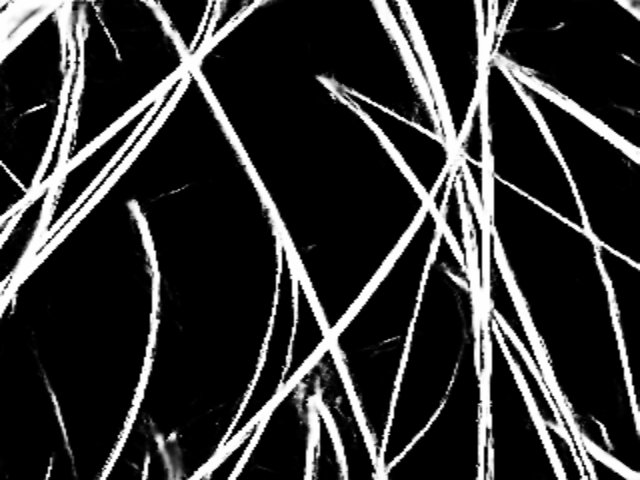
#> input picture results2/8000_A2LEBJJDE000956_1605342448709_5_RH.png, 640 x 480 px
$ python hair_thickness3.py   (older library calls are emulated)
#> lines starting #> are read from the running program, lines starting #| are printed output that depends on the picture; after the words box and inside, x2 and y2 are one past the last pixel; in counts of white or black regions, pixels touching at a corner belong together; long printed decimals are rounded
import cv2
import numpy as np


def nms(boxes, thresh):
    if len(boxes) == 0:
        return []

    pick = []

    x1 = boxes[:, 0]
    y1 = boxes[:, 1]
    x2 = boxes[:, 2]
    y2 = boxes[:, 3]

    area = (x2 - x1 + 1) * (y2 - y1 + 1)
    idxs = np.argsort(y2)

    while len(idxs) > 0:
        last = len(idxs) - 1
        i = idxs[last]
        pick.append(i)

        xx1 = np.maximum(x1[i], x1[idxs[:last]])
        yy1 = np.maximum(y1[i], y1[idxs[:last]])
        xx2 = np.minimum(x2[i], x2[idxs[:last]])
        yy2 = np.minimum(y2[i], y2[idxs[:last]])

        w = np.maximum(0, xx2 - xx1 + 1)
        h = np.maximum(0, yy2 - yy1 + 1)

        overlap = (w * h) / area[idxs[:last]]

        idxs = np.delete(idxs, np.concatenate(([last], np.where(overlap > thresh)[0])))

    return boxes[pick]

#function that find point on line
def find_pts_on_line(og, slope, d):
    cx, cy = og
    x1 = float(cx -  d/((1+slope**2)**0.5))
    y1 = float(cy-slope*cx + x1 * slope)
    return (x1,y1)

# Pre-process
img_path = "results2/8000_A2LEBJJDE000956_1605342448709_5_RH.png"
img = cv2.imread(img_path)
#> img is the input picture: shape (480, 640, 3); min 0, max 255, mean 49.7
imgray = cv2.imread(img_path, cv2.IMREAD_GRAYSCALE)


# # # Apply threshold
ret, binary_map = cv2.threshold(imgray, 127, 255, 0)
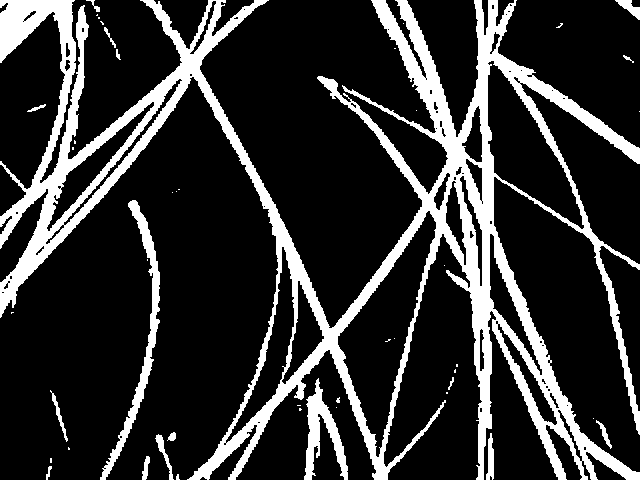
#> binary_map: shape (480, 640); 19.4% white; 46 white regions (29 under 20 px), largest, box (x1, y1, x2, y2) and area: (0, 0, 640, 480) 54213, (100, 200, 160, 480) 2311, (304, 378, 348, 480) 1654

# Get rid of noises (ex. big white spots that are not hair)
nlabels, labels, stats, centroids = cv2.connectedComponentsWithStats(binary_map, None, None, None, 8, cv2.CV_32S)
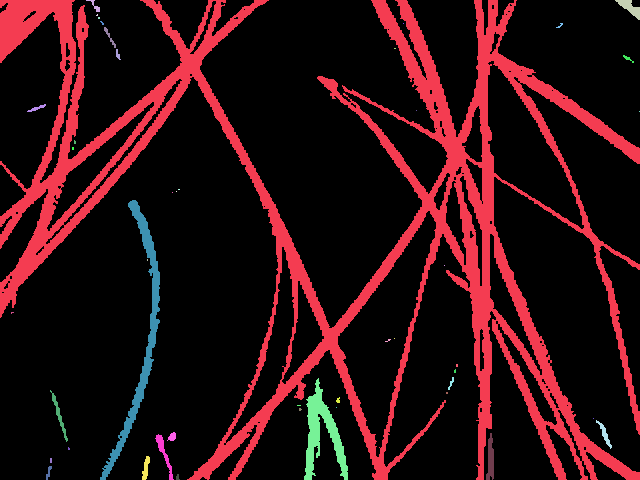
#> labels: shape (480, 640) int32; 47 distinct labels, from 0 to 46; one colour per label, 0 black
#> nlabels = 47; stats = 47 rows, first 6: [0, 0, 640, 480, 247471], [0, 0, 640, 480, 54213], [86, 0, 14, 12, 47], [615, 0, 25, 20, 213], [96, 14, 2, 2, 3], [98, 17, 2, 2, 4]; centroids = 47 pairs, first value 11.75 to 639, second value 5.53 to 476.9
# Get CC_STAT_AREA component as stats[label, COLUMN]
areas = stats[1:, cv2.CC_STAT_AREA]
#> areas = 46 values, max 54213 at index 0, min 1 at index 6, mean 1298.5
result = np.zeros((labels.shape), np.uint8)
for i in range(0, nlabels - 1):
    if areas[i] >= 250:   # Keep
        result[labels == i + 1] = 255
#> result: shape (480, 640); 19% white; 4 white regions, box (x1, y1, x2, y2) and area: (0, 0, 640, 480) 54213, (100, 200, 160, 480) 2311, (304, 378, 348, 480) 1654, (486, 433, 494, 480) 250
re_copy=result.copy()


# Edge detected (contour) image using Canny edge detection
edgeimg = cv2.Canny(result, 10, 150)
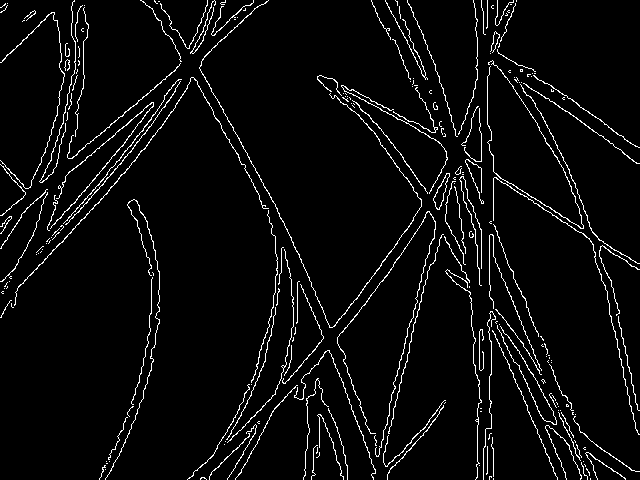
#> edgeimg: shape (480, 640); 4.5% white in thin lines or dots
cv2.imwrite('output/edgeimg.png', edgeimg)


#skeleton image using morphology
# Step 1: Create an empty skeleton
size = np.size(result)
#> size = 307200
skel = np.zeros(result.shape, np.uint8)

# Get a Cross Shaped Kernel
element = cv2.getStructuringElement(cv2.MORPH_CROSS, (3,3))

#Repeat steps 2-4
while True:
    # Step 2: Open the image
    open = cv2.morphologyEx(result, cv2.MORPH_OPEN, element)
    # Step 3: Subtract open from the original image
    temp = cv2.subtract(result, open)
    # Step 4: Erode the original image and refine the skeleton
    eroded = cv2.erode(result, element)
    skel = cv2.bitwise_or(skel, temp)
    result = eroded.copy()
    # Step 5: If there are no white pixels left, i.e., the image has been completely eroded, quit the loop
    if cv2.countNonZero(result) == 0:
        break
#> result: shape (480, 640); every value is 0
#> skel: shape (480, 640); 3.1% white in thin lines or dots


# Get rid of noises of skeleton(optional)
nlabels, labels, stats, centroids = cv2.connectedComponentsWithStats(skel, None, None, None, 8, cv2.CV_32S)
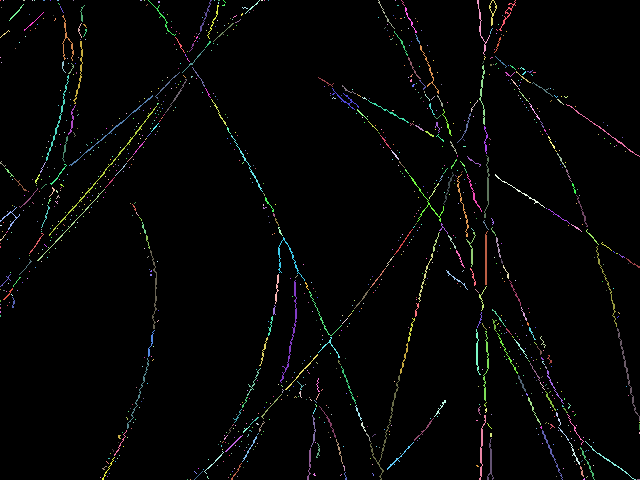
#> labels: shape (480, 640) int32; 1141 distinct labels, from 0 to 1140; one colour per label, 0 black
#> nlabels = 1141; stats = 1141 rows, first 6: [0, 0, 640, 480, 297800], [0, 0, 1, 1, 1], [3, 0, 1, 1, 1], [23, 0, 2, 1, 2], [32, 0, 1, 1, 1], [34, 0, 1, 1, 1]; centroids = 1141 pairs, first value 0 to 639, second value 0 to 479
# Get CC_STAT_AREA component as stats[label, COLUMN]
areas = stats[1:, cv2.CC_STAT_AREA]
#> areas = 1140 values, max 210 at index 269, min 1 at index 0, mean 8.25
skel = np.zeros((labels.shape), np.uint8)
# Get rid of noises of skeleton(optional)
for i in range(0, nlabels - 1):
    if areas[i] >= 5:   # Keep
        skel[labels == i + 1] = 255
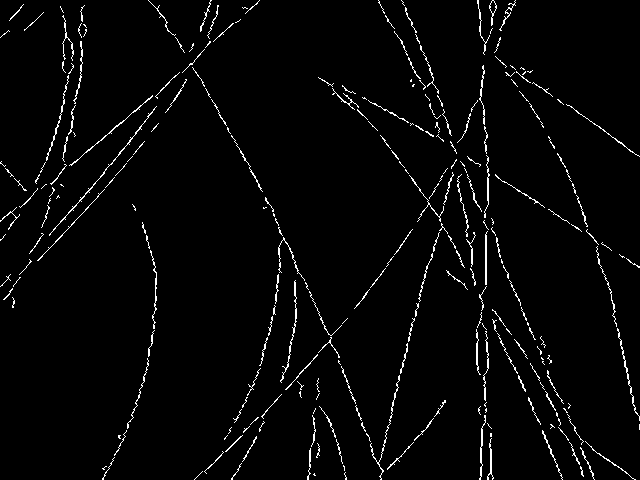
#> skel: shape (480, 640); 2.7% white in thin lines or dots


cv2.imwrite('output/skeleton.png', skel)

filter_size = (20, 20) #reducing filter size 20->18 detects more intersection pts
white_pixels = np.where(skel == 255)
#> white_pixels = 8292 positions, rows 0 to 479, columns 0 to 639

x_coords = white_pixels[1]
#> x_coords = 8292 values, max 639 at index 2631, min 0 at index 629, mean 348.5
y_coords = white_pixels[0]
#> y_coords = 8292 values from 0 to 479

x1 = x_coords - filter_size[0] // 2
#> x1 = 8292 values, max 629 at index 2631, min -10 at index 629, mean 338.5
y1 = y_coords - filter_size[1] // 2
#> y1 = 8292 values from -10 to 469
x2 = x_coords + filter_size[0] // 2
#> x2 = 8292 values, max 649 at index 2631, min 10 at index 629, mean 358.5
y2 = y_coords + filter_size[1] // 2
#> y2 = 8292 values from 10 to 489

# Getting center point of boxes
center_x = (x1 + x2) // 2
#> center_x has the same summary as x_coords
center_y = (y1 + y2) // 2
#> center_y = 8292 values from 0 to 479

white_regions = np.column_stack((x1, y1, x2, y2))  # (N, 4)
white_regions = nms(white_regions, thresh=0.1)
#> in nms, `y1 = boxes[:, 1]`: y1 = 8292 values from -10 to 469
#> in nms, `y2 = boxes[:, 3]`: y2 = 8292 values from 10 to 489
#> in nms, `area = (x2 - x1 + 1) * (y2 - y1 + 1)`: area = 8292 values from 441 to 441
#> in nms, `idxs = np.argsort(y2)`: idxs = 8292 values, max 8291 at index 8279, min 0 at index 0, mean 4145.5
#> the loop in nms, `while len(idxs) > 0:` made 277 passes
#> (last, i) on passes 1 to 3: (8291, 8277), (8258, 8285), (8183, 8275)
#> after the loop in nms, `while len(idxs) > 0:`: idxs = empty array; pick = 277 values, max 8291 at index 7, min 42 at index 276, mean 4186.4
#> white_regions = 277 rows, first 6: [297, 469, 317, 489], [477, 469, 497, 489], [221, 469, 241, 489], [184, 469, 204, 489], [371, 469, 391, 489], [93, 469, 113, 489]


filtered_image = cv2.cvtColor(re_copy.copy(), cv2.COLOR_BGR2RGB)

center_points = []

directions =[]


def get_direction2(bbox_pixels):
    # Get the coordinates of non-zero (white) pixels within the bounding box
    nonzero_indices = np.column_stack(np.nonzero(bbox_pixels))
    nonzero_indices = np.float32(nonzero_indices)
    # Perform PCA analysis
    if len(nonzero_indices) >= 2:
        mean, eigenvectors = cv2.PCACompute(nonzero_indices, mean=None)
        print(len(eigenvectors))
        print(np.dot(eigenvectors[0],eigenvectors[1]))
        cntr = ((mean[0, 1]), (mean[0, 0]))
        return eigenvectors[0], cntr
    else:
        return (0,0), (0,0)


intersection_points = []
# find intersection btw perpendicular line and contour
def find_intersection_points2(center, slope, img, threshold):
    p2 = p1 = (-1, -1)
    w, h = img.shape

    # you can change step and searching_len for faster search
    # too high step may result in skipping pixel
    # too low searching len may limit searching space
    step = 100
    searching_len = 50

    for d in range(1, step * searching_len):
        # positive slope
        px, py = find_pts_on_line(center, slope, d / step)
        if (0 < int(px) < h) and (0 < int(py) < w) and not np.isnan(img[int(py)][int(px)]) and img[int(py)][int(px)] > threshold:
            p1 = (px, py)
        else:
            break

    for d in range(1, step * searching_len):
        # negative slope
        px, py = find_pts_on_line(center, slope, -d / step)
        if (0 < int(px) < h) and (0 < int(py) < w) and not np.isnan(img[int(py)][int(px)]) and img[int(py)][int(px)] > threshold:
            p2 = (px, py)
        else:
            break

    dst = 0
    if p1 == (-1, -1) or p2 == (-1, -1):
        dst = 0
    else:
        dst = np.linalg.norm(np.asarray(p1) - np.asarray(p2))

    return [p1, p2], dst

for coor in white_regions:
    x1, y1, x2, y2 = coor
    center_x = (x1 + x2) // 2
    center_y = (y1 + y2) // 2
    bbox_pixels = skel[y1:y2, x1:x2]

    # Calculate the direction using PCA for the white pixels within the bounding box
    direction, mean = get_direction2(bbox_pixels)
    directions.append(direction)
    center_points.append((mean[0]+x1,mean[1]+y1))
#> this loop made 277 passes
#> (x1, y1, x2, y2, center_x, center_y, eigenvectors in get_direction2, cntr in get_direction2) on passes 1 to 3: (297, 469, 317, 489, 307, 479, [[0.766, -0.643], [0.643, 0.766]], (12.52, 5.67)), (477, 469, 497, 489, 487, 479, [[0.0488, 0.999], [0.999, -0.0488]], (8.88, 5.21)), (221, 469, 241, 489, 231, 479, [[0.82, -0.572], [0.572, 0.82]], (13.25, 5.31))
#> (printed output is left out)

    # filtered_image = cv2.rectangle(filtered_image, (x1, y1), (x2, y2), (255, 255, 200), 1)
    # filtered_image = cv2.circle(filtered_image, (int(mean[0]+x1),int(mean[1]+y1)), 1, (255, 0, 0), -1)

thicknesses = []


perpendicular_slope = []

for direction, ctpt in zip(directions, center_points):
    cx, cy = ctpt
    # Calculate the slope of the direction vector
    if direction[1] != 0:
        perpendicular_slope.append(-1/(direction[0] / direction[1]))
    else:
        perpendicular_slope.append(0)  # Perpendicular slope is 0 for vertical direction
#> this loop made 277 passes
#> (direction, ctpt) on passes 1 to 3: ([0.766, -0.643], (309.5, 474.7)), ([0.0488, 0.999], (485.9, 474.2)), ([0.82, -0.572], (234.2, 474.3))


for center_point, perp_slope in zip(center_points, perpendicular_slope):
    x1, y1= find_pts_on_line(center_point,perp_slope,10)
    x2, y2= find_pts_on_line(center_point,perp_slope,-10)


    intersection, dst=find_intersection_points2(center_point,perp_slope, re_copy,200)
    intersection_points+=intersection
    if dst!=0:
        thicknesses.append(dst)

     # Draw the short line on the image
    cv2.line(filtered_image, (int(x1),int(y1)), (int(x2),int(y2)), (0, 255, 0), 1)
#> this loop made 277 passes
#> (center_point, perp_slope) on passes 1 to 3: ((309.5, 474.7), 0.84), ((485.9, 474.2), -20.48), ((234.2, 474.3), 0.698)
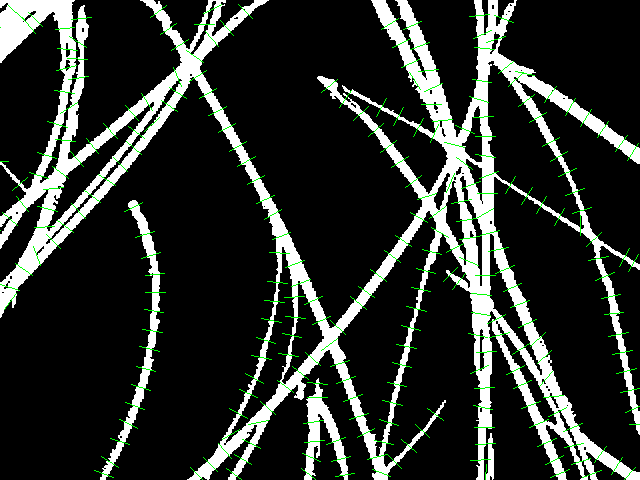
#> filtered_image: shape (480, 640, 3); mean R, G, B 46.4, 50.6, 46.4

for pts in intersection_points:
    x, y = pts
    cv2.circle(filtered_image, (int(x), int(y)), 3, (0, 0, 255), -1)
#> this loop made 554 passes
#> pts on passes 1 to 3: (305, 470.9), (312, 476.7), (-1, -1)
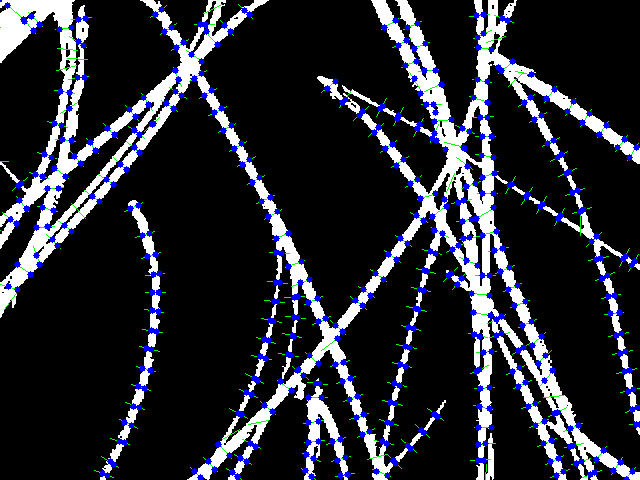
#> filtered_image: shape (480, 640, 3); 4.63% of pixels changed, all inside (x1, y1, x2, y2) = (0, 0, 640, 480)


thicknesses_sort = np.sort(thicknesses)

#method5: IQR outlier median
q1 = np.quantile(thicknesses_sort, 0.25)
q3 = np.quantile(thicknesses_sort, 0.75)
iqr = q3-q1
lower_bound = q1 - 1.5 * iqr
upper_bound = q3 + 1.5 * iqr
outlier_array_median = thicknesses_sort[(thicknesses_sort >= lower_bound) & (thicknesses_sort <= upper_bound)]
print('w/o outlier_median: ',np.median(outlier_array_median))
#| w/o outlier_median:  8.695

print('number of intersection points: ',np.size(intersection_points))
#| number of intersection points:  1108
cv2.imwrite('output/result.png', re_copy)
cv2.imwrite('output/bbox+centerpt_on_filtered_image.png', filtered_image)

$ run again, with results2/1940_A2LEBJJDE000307_1602650734307_5_RH.png copied over results2/8000_A2LEBJJDE000956_1605342448709_5_RH.png
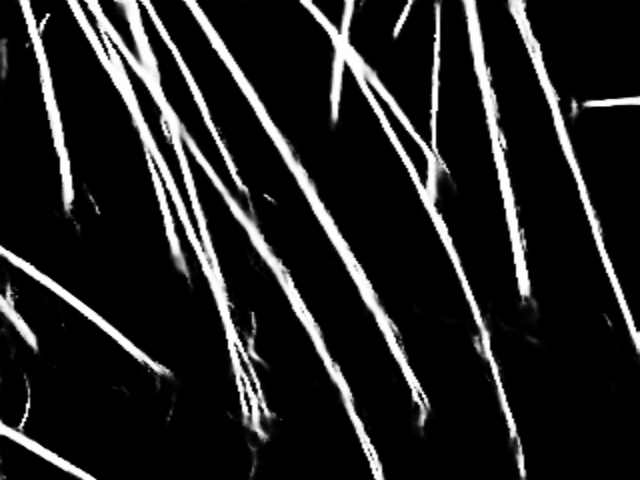
#> input picture results2/1940_A2LEBJJDE000307_1602650734307_5_RH.png, 640 x 480 px
#> img is the input picture: shape (480, 640, 3); min 0, max 255, mean 33.4
#> binary_map: shape (480, 640); 13% white; 26 white regions (9 under 20 px), largest, box (x1, y1, x2, y2) and area: (67, 0, 384, 480) 13759, (300, 0, 526, 478) 6933, (184, 0, 429, 425) 5050
#> `nlabels, labels, stats, centroids = cv2.connectedComponentsWithStats(b..`: nlabels = 27; stats = 27 rows, first 6: [0, 0, 640, 480, 267207], [20, 0, 54, 210, 2148], [67, 0, 317, 480, 13759], [140, 0, 108, 193, 1399], [184, 0, 245, 425, 5050], [300, 0, 226, 478, 6933]; centroids = 27 pairs, first value 16.36 to 613.7, second value 18.17 to 451.7
#> `areas = stats[1:, cv2.CC_STAT_AREA]`: areas = 26 values, max 13759 at index 1, min 1 at index 8, mean 1538.2
#> edgeimg: shape (480, 640); 3.2% white in thin lines or dots
#> size = 307200
#> `nlabels, labels, stats, centroids = cv2.connectedComponentsWithStats(s..`: nlabels = 476; stats = 476 rows, first 6: [0, 0, 640, 480, 301192], [24, 0, 4, 13, 19], [71, 0, 29, 51, 91], [86, 0, 1, 1, 1], [91, 0, 2, 3, 3], [115, 0, 2, 1, 2]; centroids = 476 pairs, first value 0 to 639, second value 0 to 479
#> `areas = stats[1:, cv2.CC_STAT_AREA]`: areas = 475 values, max 270 at index 19, min 1 at index 2, mean 12.65
#> after the loop `for i in range(0, nlabels - 1):`:
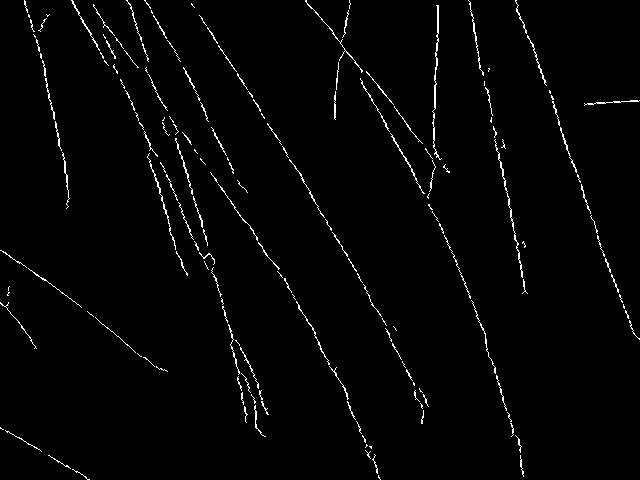
#> skel: shape (480, 640); 1.8% white in thin lines or dots
#> white_pixels = 5631 positions, rows 0 to 479, columns 0 to 639
#> x_coords = 5631 values, max 639 at index 1580, min 0 at index 3725, mean 306.3
#> y_coords = 5631 values from 0 to 479
#> `x1 = x_coords - filter_size[0] // 2`: x1 = 5631 values, max 629 at index 1580, min -10 at index 3725, mean 296.3
#> `y1 = y_coords - filter_size[1] // 2`: y1 = 5631 values from -10 to 469
#> `x2 = x_coords + filter_size[0] // 2`: x2 = 5631 values, max 649 at index 1580, min 10 at index 3725, mean 316.3
#> `y2 = y_coords + filter_size[1] // 2`: y2 = 5631 values from 10 to 489
#> `center_x = (x1 + x2) // 2`: center_x has the same summary as x_coords
#> `center_y = (y1 + y2) // 2`: center_y = 5631 values from 0 to 479
#> in nms, `y1 = boxes[:, 1]`: y1 = 5631 values from -10 to 469
#> in nms, `y2 = boxes[:, 3]`: y2 = 5631 values from 10 to 489
#> area = 5631 values from 441 to 441
#> in nms, `idxs = np.argsort(y2)`: idxs = 5631 values, max 5630 at index 5627, min 0 at index 0, mean 2815
#> the loop in nms, `while len(idxs) > 0:` made 215 passes
#> (last, i) on passes 1 to 3: (5630, 5628), (5609, 5630), (5583, 5620)
#> after the loop in nms, `while len(idxs) > 0:`: idxs = empty array; pick = 215 values, max 5630 at index 1, min 9 at index 214, mean 2896.5
#> white_regions = 215 rows, first 6: [78, 469, 98, 489], [370, 469, 390, 489], [513, 466, 533, 486], [60, 458, 80, 478], [363, 450, 383, 470], [43, 448, 63, 468]
#> the loop `for coor in white_regions:` made 215 passes
#> (x1, y1, x2, y2, center_x, center_y, eigenvectors in get_direction2, cntr in get_direction2) on passes 1 to 3: (78, 469, 98, 489, 88, 479, [[0.593, 0.805], [0.805, -0.593]], (5.79, 6.79)), (370, 469, 390, 489, 380, 479, [[0.949, 0.315], [-0.315, 0.949]], (7.4, 4.27)), (513, 466, 533, 486, 523, 476, [[0.972, 0.236], [-0.236, 0.972]], (9, 4.87))
#> (printed output is left out)
#> the loop `for direction, ctpt in zip(directions, center_points):` made 215 passes
#> (direction, ctpt) on passes 1 to 3: ([0.593, 0.805], (83.79, 475.8)), ([0.949, 0.315], (377.4, 473.3)), ([0.972, 0.236], (522, 470.9))
#> the loop `for center_point, perp_slope in zip(center_points, perpendicular_slope):` made 215 passes
#> (center_point, perp_slope) on passes 1 to 3: ((83.79, 475.8), -1.36), ((377.4, 473.3), -0.332), ((522, 470.9), -0.243)
#> the loop `for pts in intersection_points:` made 430 passes
#> pts on passes 1 to 3: (82, 478.2), (86, 472.8), (374, 474.4)
#> after the loop `for pts in intersection_points:`:
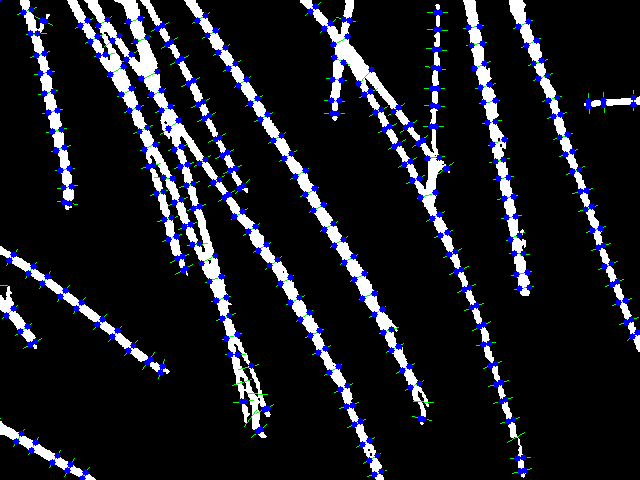
#> filtered_image: shape (480, 640, 3); mean R, G, B 26.8, 28.3, 36.3
#| w/o outlier_median:  8.625
#| number of intersection points:  860
